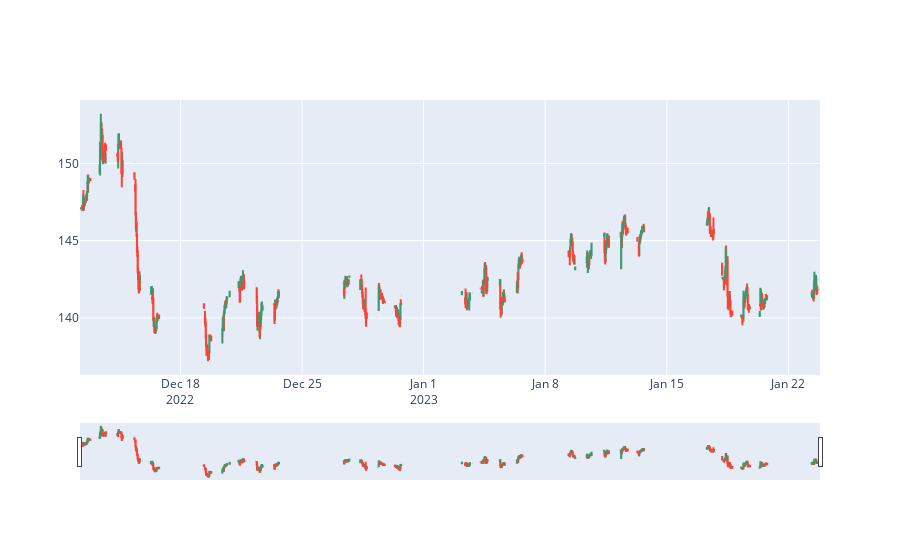

Notebook source saved alongside this figure:
### Code cell
fig.show()

### Figure 1 — Plotly figure (JSON) as saved in the notebook; plotly's stock layout.template omitted (floating-point values rounded to 4 significant figures; data arrays with more than 128 entries replaced by an {"elided": "..."} marker saying what was removed)
{"data": [{"close": {"elided": "568 float values"}, "high": {"elided": "568 float values"}, "low": {"elided": "568 float values"}, "open": {"elided": "568 float values"}, "type": "candlestick", "x": {"elided": "568 str values"}}], "layout": {}}
